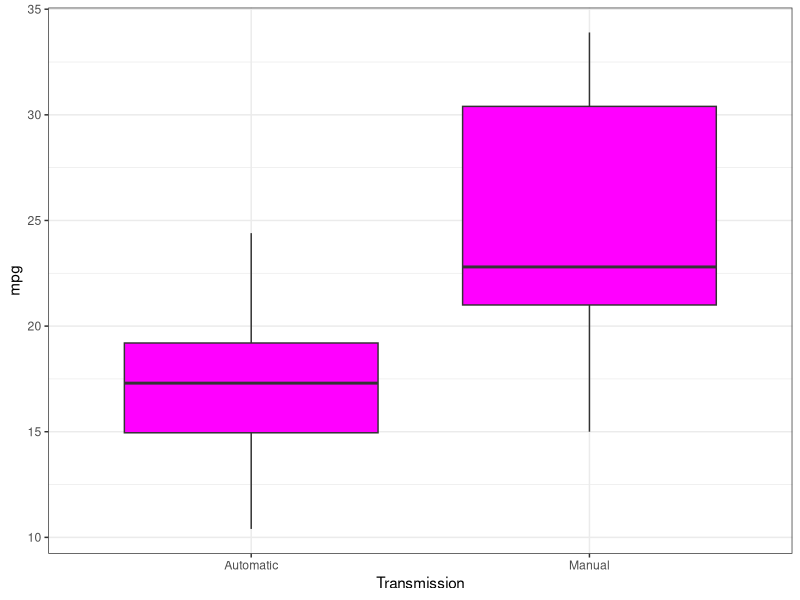
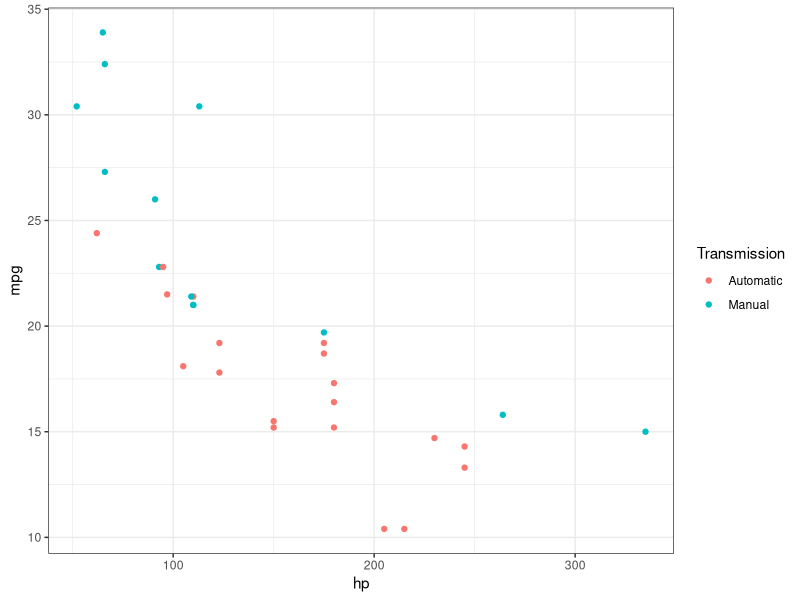
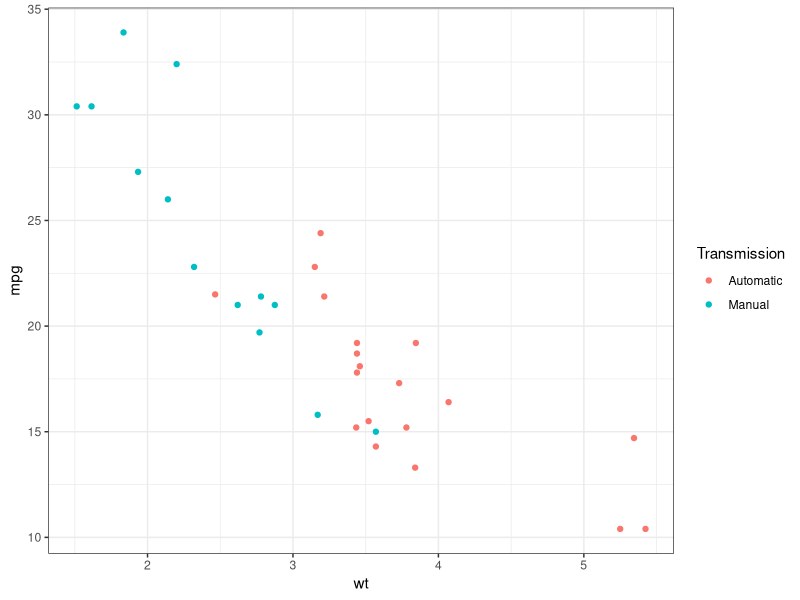
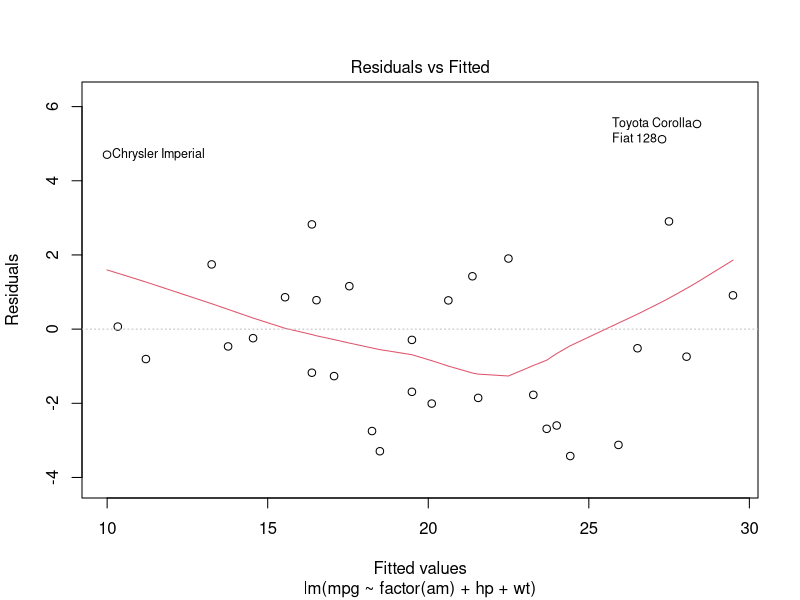

These charts were generated, in order, by the following R code:
## ---- chunk 1
knitr::opts_chunk$set(echo = TRUE)
## ---- chunk 2
library(ggplot2)

g <- ggplot(mtcars, aes(x=factor(am), y=mpg))+
   geom_boxplot(fill='magenta')+
   theme_bw()+
   labs(x='Transmission')+
   scale_x_discrete(labels=c('Automatic', 'Manual'))
print(g)
## ---- chunk 3
fit_am <- lm(mpg ~ factor(am), mtcars)
summary(fit_am)
## ---- chunk 4
fit_am_cyl <- lm(mpg ~ factor(am)+cyl, mtcars)
fit_am_disp <- lm(mpg ~ factor(am) + disp, mtcars)
fit_am_hp <- lm(mpg ~ factor(am)+hp, mtcars)
fit_am_drat <- lm(mpg ~ factor(am)+drat, mtcars)
fit_am_wt <- lm(mpg ~ factor(am) + wt, mtcars)
fit_am_qsec <- lm(mpg ~ factor(am) + qsec, mtcars)
fit_am_vs <- lm(mpg~ factor(am) + factor(vs), mtcars)
fit_am_gear <- lm(mpg ~ factor(am) + gear, mtcars)
fit_am_carb <- lm(mpg ~ factor(am) + carb, mtcars)

feature_vec = c('cyl', 'disp', 'hp', 'drat', 'wt', 'qsec', 'vs', 'gear', 'carb')
one_fit = c(summary(fit_am_cyl)$coef[3,4],
      summary(fit_am_disp)$coef[3,4],
      summary(fit_am_hp)$coef[3,4],
      summary(fit_am_drat)$coef[3,4],
      summary(fit_am_wt)$coef[3,4],
      summary(fit_am_qsec)$coef[3,4], 
      summary(fit_am_vs)$coef[3,4],
      summary(fit_am_gear)$coef[3,4],
      summary(fit_am_carb)$coef[3,4])

print(feature_vec[which.min(one_fit)])
summary(fit_am_hp)
## ---- chunk 5
anova(fit_am, fit_am_hp)
## ---- chunk 6
hp <- ggplot(mtcars, aes(x=hp, y=mpg)) + 
   geom_point(aes(color=factor(am)))+
   scale_color_discrete('Transmission', labels=c('Automatic', 'Manual'))+
   theme_bw()
print(hp)
## ---- chunk 7
fit_am_hp_cyl <- lm(mpg ~ factor(am)+hp+cyl, mtcars)
fit_am_hp_dist <- lm(mpg ~ factor(am) +hp+disp, mtcars)
fit_am_hp_drat <- lm(mpg ~ factor(am)+hp+drat, mtcars)
fit_am_hp_wt <- lm(mpg ~ factor(am)+hp+wt, mtcars)
fit_am_hp_qsec <- lm(mpg ~ factor(am)+hp+qsec, mtcars)
fit_am_hp_vs <- lm(mpg ~ factor(am)+hp+factor(vs), mtcars)
fit_am_hp_gear <- lm(mpg ~ factor(am)+ hp + gear, mtcars)
fit_am_hp_carb <- lm(mpg ~ factor(am)+hp+carb, mtcars)

hp_vec = c('cyl', 'dist', 'drat', 'wt', 'qsec', 'vs', 'gear', 'carb')
hp_fit = c(summary(fit_am_hp_cyl)$coef[4,4],
           summary(fit_am_hp_dist)$coef[4,4],
           summary(fit_am_hp_drat)$coef[4,4],
           summary(fit_am_hp_wt)$coef[4,4],
           summary(fit_am_hp_qsec)$coef[4,4], 
           summary(fit_am_hp_vs)$coef[4,4], 
           summary(fit_am_hp_gear)$coef[4,4], 
           summary(fit_am_hp_carb)$coef[4,4])
print(hp_vec[which.min(hp_fit)])
summary(fit_am_hp_wt)
## ---- chunk 8
anova(fit_am, fit_am_hp, fit_am_hp_wt)
## ---- chunk 9
wt <- ggplot(mtcars, aes(x=wt, y=mpg)) + 
   geom_point(aes(color=factor(am)))+
   scale_color_discrete('Transmission', labels=c('Automatic', 'Manual'))+
   theme_bw()
print(wt)
## ---- chunk 10
fit_am_hp_wt_cyl <- lm(mpg ~ factor(am)+hp+wt+cyl, mtcars)
fit_am_hp_wt_disp <-lm(mpg ~ factor(am)+hp+wt+disp, mtcars)
fit_am_hp_wt_drat <-lm(mpg ~ factor(am)+hp+wt+drat, mtcars)
fit_am_hp_wt_qsec <-lm(mpg ~ factor(am)+hp+wt+qsec, mtcars)
fit_am_hp_wt_vs <-lm(mpg ~ factor(am)+hp+wt+factor(vs), mtcars)
fit_am_hp_wt_gear <-lm(mpg ~ factor(am)+hp+wt+gear, mtcars)
fit_am_hp_wt_carb <-lm(mpg ~ factor(am)+hp+wt+carb, mtcars)

wt_vec <- c('cyl', 'disp', 'drat', 'qsec', 'vs', 'gear', 'carb')
wt_fit <-c(summary(fit_am_hp_wt_cyl)$coef[5,4],
           summary(fit_am_hp_wt_disp)$coef[5,4],
           summary(fit_am_hp_wt_drat)$coef[5,4],
           summary(fit_am_hp_wt_qsec)$coef[5,4],
           summary(fit_am_hp_wt_vs)$coef[5,4],
           summary(fit_am_hp_wt_gear)$coef[5,4],
           summary(fit_am_hp_wt_carb)$coef[5,4])
print(wt_vec[which.min(wt_fit)])

summary(fit_am_hp_wt_qsec)
## ---- chunk 11
anova(fit_am, fit_am_hp, fit_am_hp_wt, fit_am_hp_wt_qsec)
## ---- chunk 12
plot(fit_am_hp_wt, which=1)
## ---- chunk 13
factor_cols <- c('vs', 'am')
mtcars[factor_cols] <- lapply(mtcars[factor_cols], factor)
fit_all <- lm(mpg ~ ., mtcars)
summary(fit_all)
## ---- chunk 14
anova(fit_am_hp_wt, fit_all)
## ---- chunk 15
summary(fit_am_hp_wt)
